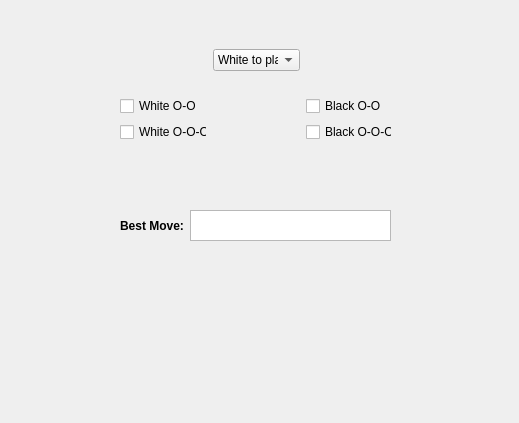
<?xml version="1.0" encoding="UTF-8"?>
<ui version="4.0">
 <class>Form</class>
 <widget class="QWidget" name="Form">
  <property name="geometry">
   <rect>
    <x>0</x>
    <y>0</y>
    <width>519</width>
    <height>423</height>
   </rect>
  </property>
  <property name="windowTitle">
   <string>Form</string>
  </property>
  <widget class="QWidget" name="gridLayoutWidget">
   <property name="geometry">
    <rect>
     <x>120</x>
     <y>30</y>
     <width>272</width>
     <height>171</height>
    </rect>
   </property>
   <layout class="QGridLayout" name="gridLayout">
    <item row="2" column="2">
     <widget class="QCheckBox" name="checkBox_3">
      <property name="text">
       <string>Black O-O</string>
      </property>
     </widget>
    </item>
    <item row="1" column="2">
     <spacer name="verticalSpacer_4">
      <property name="orientation">
       <enum>Qt::Vertical</enum>
      </property>
      <property name="sizeHint" stdset="0">
       <size>
        <width>20</width>
        <height>40</height>
       </size>
      </property>
     </spacer>
    </item>
    <item row="2" column="0">
     <widget class="QCheckBox" name="checkBox">
      <property name="text">
       <string>White O-O</string>
      </property>
     </widget>
    </item>
    <item row="3" column="0">
     <widget class="QCheckBox" name="checkBox_2">
      <property name="text">
       <string>White O-O-O</string>
      </property>
     </widget>
    </item>
    <item row="4" column="2">
     <spacer name="verticalSpacer">
      <property name="orientation">
       <enum>Qt::Vertical</enum>
      </property>
      <property name="sizeHint" stdset="0">
       <size>
        <width>20</width>
        <height>40</height>
       </size>
      </property>
     </spacer>
    </item>
    <item row="1" column="0">
     <spacer name="verticalSpacer_3">
      <property name="orientation">
       <enum>Qt::Vertical</enum>
      </property>
      <property name="sizeHint" stdset="0">
       <size>
        <width>20</width>
        <height>40</height>
       </size>
      </property>
     </spacer>
    </item>
    <item row="4" column="0">
     <spacer name="verticalSpacer_2">
      <property name="orientation">
       <enum>Qt::Vertical</enum>
      </property>
      <property name="sizeHint" stdset="0">
       <size>
        <width>20</width>
        <height>40</height>
       </size>
      </property>
     </spacer>
    </item>
    <item row="3" column="2">
     <widget class="QCheckBox" name="checkBox_4">
      <property name="text">
       <string>Black O-O-O</string>
      </property>
     </widget>
    </item>
    <item row="1" column="1">
     <widget class="QComboBox" name="comboBox">
      <property name="styleSheet">
       <string notr="true"/>
      </property>
      <item>
       <property name="text">
        <string>White to play</string>
       </property>
      </item>
      <item>
       <property name="text">
        <string>Black to play</string>
       </property>
      </item>
     </widget>
    </item>
   </layout>
  </widget>
  <widget class="QTextBrowser" name="textBrowser">
   <property name="geometry">
    <rect>
     <x>190</x>
     <y>210</y>
     <width>201</width>
     <height>31</height>
    </rect>
   </property>
  </widget>
  <widget class="QLabel" name="label">
   <property name="geometry">
    <rect>
     <x>120</x>
     <y>210</y>
     <width>71</width>
     <height>31</height>
    </rect>
   </property>
   <property name="styleSheet">
    <string notr="true">font-size: 12px;
font-weight: bold;</string>
   </property>
   <property name="text">
    <string>Best Move: </string>
   </property>
  </widget>
 </widget>
 <resources/>
 <connections/>
</ui>
